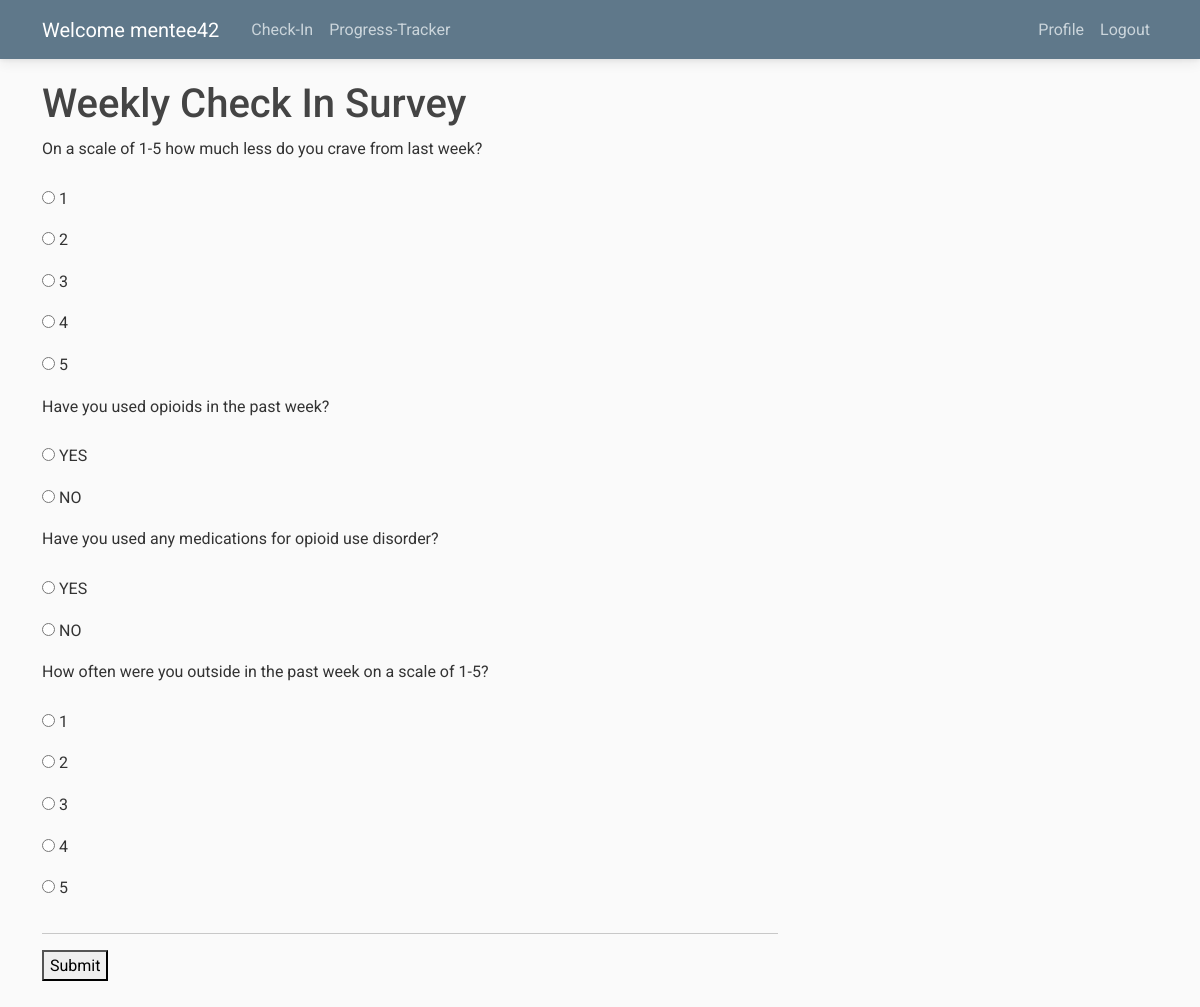
The page / (signed in) on the database its author committed.
### survey/models.py (models this page shows, shortened)
class Survey(models.Model):
    title = models.CharField(max_length=200)
    description = models.TextField(blank=True)
    created_at = models.DateTimeField(auto_now_add=True)
    updated_at = models.DateTimeField(auto_now=True)

class Question(models.Model):
    survey = models.ForeignKey(Survey, on_delete=models.CASCADE)
    question = models.CharField(max_length=300)
    options = models.ManyToManyField('Option')
    weight = models.IntegerField(default=1)
    created_at = models.DateTimeField(auto_now_add=True)
    updated_at = models.DateTimeField(auto_now=True)

### survey/views.py (the view)
# urls.py: path('', views.survey_home, name ='survey-home'),
@csrf_exempt
@login_required
def survey_home(request):
    surveys = Survey.objects.all()
    for survey_obj in surveys:
        if survey_obj.title == CHECK_IN_SURVEY:
            print("Survey Title:", survey_obj.title)
            survey = survey_obj
    if survey is None:
        return render(request, 'survey/error.html', {'message': 'No survey available.'})
    if request.method == 'POST':
        form = SurveyForm(request.POST, survey_id=survey.id)
        if form.is_valid():
            user = request.user  # Get the current authenticated user
            for question in Question.objects.filter(survey_id=survey.id):
                selected_option = form.cleaned_data[f'question_{question.id}']
                selected_option_id = Option.objects.get(id=selected_option.id)
                response = Response.objects.create(
                    survey=survey,
                    user=user,
                    question=question,
                    selected_options=selected_option_id.option  # Store the option's text, not the Option object
                )
            return redirect('thank_you')  # Redirect to a thank-you page after successful submission
    else:
        form = SurveyForm(survey_id=survey.id)
    return render(request, 'survey/survey.html', {'survey': survey, 'form': form})

### survey/forms.py
class SurveyForm(forms.ModelForm):
    class Meta:
        model = Response
        fields = []
    def __init__(self, *args, **kwargs):
        survey_id = kwargs.pop('survey_id')
        super(SurveyForm, self).__init__(*args, **kwargs)
        questions = Question.objects.filter(survey_id=survey_id)
        for question in questions:
            self.fields[f'question_{question.id}'] = forms.ModelChoiceField(
                label=question.question,
                queryset=Option.objects.filter(question=question),
                widget=forms.RadioSelect
            )

### survey/models.py (called while the page is built)
    def __str__(self):
        return self.option

### survey/templates/survey/survey.html (shortened to what this page needs)
{% extends "feed/base.html" %}
{% block content %}
<h1>{{ survey.title }}</h1>
<form method="post">
    {% for field in form %}
        <p>{{ field.label_tag }}</p>
        {% for choice in field %}
            <label>
                {{ choice }}
            </label><br>
        {% endfor %}
    {% endfor %}
    <hr>
    <button type="submit">Submit</button>
    <br>
    <br>
</form>
{% endblock content %}

### feed/templates/feed/base.html (shortened to what this page needs)
{% load static %}
<!DOCTYPE html>
<html>
<head>
    <link rel="stylesheet" href="https://maxcdn.bootstrapcdn.com/bootstrap/4.0.0/css/bootstrap.min.css">
    <link
    href="https://cdnjs.cloudflare.com/ajax/libs/font-awesome/6.0.0/css/all.min.css"
    rel="stylesheet"
    />
<link href="https://cdnjs.cloudflare.com/ajax/libs/mdb-ui-kit/6.4.0/mdb.min.css" rel="stylesheet"/>
<link rel="stylesheet" type="text/css" href="{% static 'feed/main.css' %}">
</head>
<body>
    <header class="site-header">
      <nav class="navbar navbar-expand-md navbar-dark bg-steel fixed-top">
        <div class="container">
          <a class="navbar-brand mr-4" href="{% url 'survey-home' %}">Welcome {{user.username}}</a>
          <div class="collapse navbar-collapse" id="navbarToggle">
            <div class="navbar-nav mr-auto">
              <a class="nav-item nav-link" href="{% url 'survey-home' %}">Check-In</a>
              <a class="nav-item nav-link" href="{% url 'vizual-home' %}">Progress-Tracker</a>
            </div>
            <div class="navbar-nav">
              {% if user.is_authenticated %}
                <a class="nav-item nav-link" href="{% url 'profile' %}">Profile</a>
                <a class="nav-item nav-link" href="{% url 'logout' %}">Logout</a>
              {% else %}
                <a class="nav-item nav-link" href="{% url 'login' %}">Login</a>
                <a class="nav-item nav-link" href="{% url 'register' %}">Register</a>
              {% endif %}
            </div>
          </div>
        </div>
      </nav>
    </header>
    <main role="main" class="container">
      <div class="row">
        <div class="col-md-8">
          {% block content %}{% endblock %}
        </div>
      </div>
    </main>
</body>
</html>

### feed/static/feed/main.css (style rules this page uses)
body { background: #fafafa; color: #333333; margin-top: 5rem; }
h1, h2, h3, h4, h5, h6 { color: #444444; }
.bg-steel { background-color: #5f788a; }
.site-header .navbar-nav .nav-link { color: #cbd5db; }

### rows shown on the page
Survey: title "Weekly Check In Survey"
Question: label_tag "On a scale of 1-5 how much less do you crave from last week?"
Question: label_tag "Have you used opioids in the past week?"
Question: label_tag "Have you used any medications for opioid use disorder?"
Question: label_tag "How often were you outside in the past week on a scale of 1-5?"

### other values the page prints
{{ user.username }} "mentee42"
